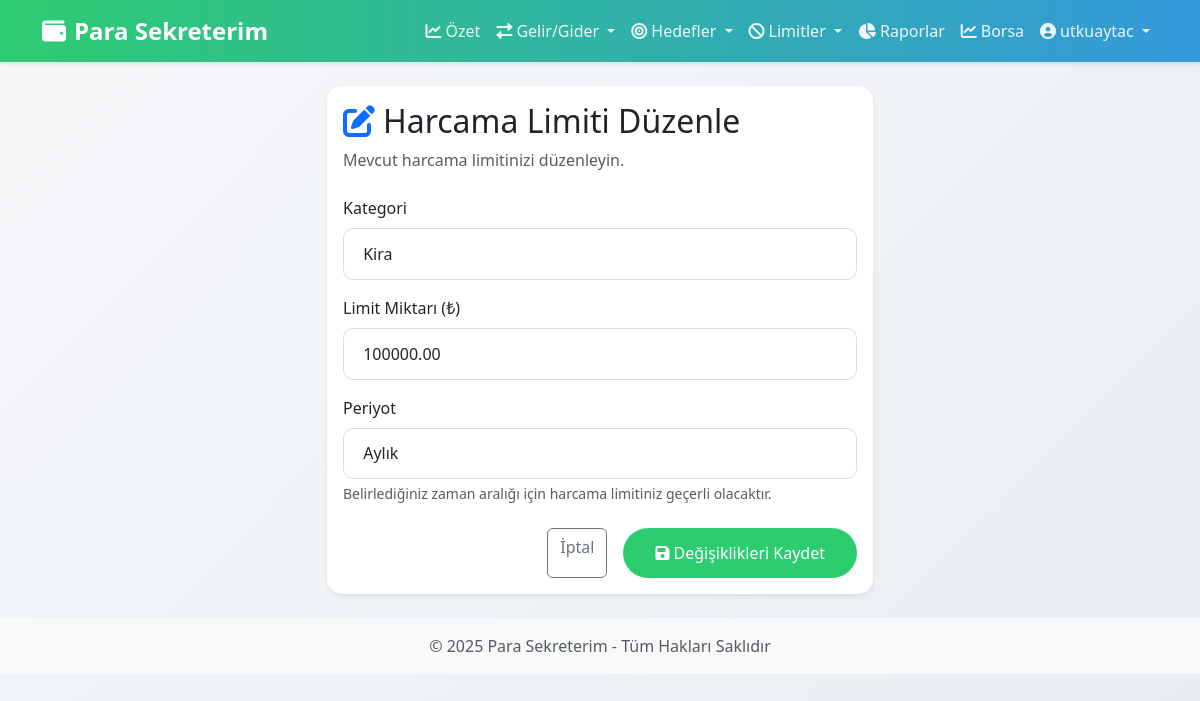
/limit/1/duzenle/ (signed in), run on the app's committed database.
### accounts/models.py (models this page shows, shortened)
class CustomUser(AbstractUser):
    email = models.EmailField(unique=True)
    is_email_verified = models.BooleanField(default=False)
    financial_info_completed = models.BooleanField(default=False)
    total_amount = models.DecimalField(max_digits=15, decimal_places=2, default=0)

class SpendingLimit(models.Model):
    user = models.ForeignKey(CustomUser, on_delete=models.CASCADE, related_name='spending_limits')
    category = models.ForeignKey(Category, on_delete=models.CASCADE)
    amount = models.DecimalField(max_digits=15, decimal_places=2)
    period = models.CharField(max_length=10, choices=[
        ('daily', 'Günlük'),
        ('weekly', 'Haftalık'),
        ('monthly', 'Aylık'),
    ], default='monthly')
    start_date = models.DateField(default=timezone.now)

### accounts/views.py (the view)
# urls.py: path('limit/<int:limit_id>/duzenle/', accounts_views.edit_spending_limit_view, name='edit_spending_limit'),
@login_required
def edit_spending_limit_view(request, limit_id):
    limit = get_object_or_404(SpendingLimit, id=limit_id, user=request.user)
    if request.method == 'POST':
        form = SpendingLimitForm(request.POST, instance=limit, user=request.user)
        if form.is_valid():
            form.save()
            messages.success(request, 'Harcama limiti başarıyla güncellendi.')
            return redirect('spending_limits')
    else:
        form = SpendingLimitForm(instance=limit, user=request.user)
    return render(request, 'accounts/edit_spending_limit.html', {
        'form': form,
        'limit': limit
    })

### accounts/forms.py
class SpendingLimitForm(forms.ModelForm):
    def __init__(self, *args, **kwargs):
        user = kwargs.pop('user', None)
        super(SpendingLimitForm, self).__init__(*args, **kwargs)
        if user:
            self.fields['category'].queryset = Category.objects.filter(type='gider')
    class Meta:
        model = SpendingLimit
        fields = ['category', 'amount', 'period']
        widgets = {
            'category': forms.Select(attrs={'class': 'form-control'}),
            'amount': forms.NumberInput(attrs={'class': 'form-control', 'step': '0.01'}),
            'period': forms.Select(attrs={'class': 'form-control'}),
        }
        labels = {
            'category': 'Kategori',
            'amount': 'Limit Miktarı',
            'period': 'Periyot',
        }

### accounts/models.py (called while the page is built)
    def __str__(self):
        return self.name

### accounts/templates/accounts/edit_spending_limit.html (shortened to what this page needs)
{% extends 'base.html' %}
{% block content %}
<div class="row justify-content-center">
    <div class="col-md-8 col-lg-6">
        <div class="card shadow-sm">
            <div class="card-body">
                <h2 class="card-title">
                    <i class="fas fa-edit text-primary me-2"></i>Harcama Limiti Düzenle
                </h2>
                <p class="text-muted mb-4">
                    Mevcut harcama limitinizi düzenleyin.
                </p>
                <form method="post">
                    <div class="mb-3">
                        <label for="{{ form.category.id_for_label }}" class="form-label">Kategori</label>
                        {{ form.category }}
                    </div>
                    <div class="mb-3">
                        <label for="{{ form.amount.id_for_label }}" class="form-label">Limit Miktarı (₺)</label>
                        {{ form.amount }}
                    </div>
                    <div class="mb-4">
                        <label for="{{ form.period.id_for_label }}" class="form-label">Periyot</label>
                        {{ form.period }}
                        <div class="form-text">
                            Belirlediğiniz zaman aralığı için harcama limitiniz geçerli olacaktır.
                        </div>
                    </div>
                    <div class="d-grid gap-2 d-md-flex justify-content-md-end">
                        <a href="{% url 'spending_limits' %}" class="btn btn-outline-secondary me-md-2">İptal</a>
                        <button type="submit" class="btn btn-primary">
                            <i class="fas fa-save me-1"></i>Değişiklikleri Kaydet
                        </button>
                    </div>
                </form>
            </div>
        </div>
    </div>
</div>
{% endblock %}

### templates/base.html (shortened to what this page needs)
{% load static %}
{% load custom_tags %}
<!DOCTYPE html>
<html lang="tr">
<head>
    <link href="https://cdn.jsdelivr.net/npm/bootstrap@5.3.0/dist/css/bootstrap.min.css" rel="stylesheet">
    <link href="https://cdnjs.cloudflare.com/ajax/libs/font-awesome/6.0.0/css/all.min.css" rel="stylesheet">
    <link href="{% static 'css/style.css' %}" rel="stylesheet">
    <link href="{% static 'css/custom.css' %}" rel="stylesheet">
</head>
<body>
    {% if user.is_authenticated %}
      {% if request.resolver_match.url_name != 'login' and request.resolver_match.url_name != 'register' and request.resolver_match.url_name != 'password_reset_request' and request.resolver_match.url_name != 'password_reset_confirm' %}
    <nav class="navbar navbar-expand-lg navbar-dark bg-primary">
        <div class="container">
            <a class="navbar-brand" href="{% url 'dashboard' %}">
                <i class="fas fa-wallet me-2"></i>Para Sekreterim
            </a>
            <div class="collapse navbar-collapse" id="navbarNav">
                <ul class="navbar-nav ms-auto">
                    <li class="nav-item">
                        <a class="nav-link {% if request.resolver_match.url_name == 'dashboard' %}active{% endif %}" href="{% url 'dashboard' %}">
                            <i class="fas fa-chart-line me-1"></i>Özet
                        </a>
                    </li>
                    <li class="nav-item dropdown">
                        <a class="nav-link dropdown-toggle " href="#" id="navbarGelirGider" role="button" data-bs-toggle="dropdown" aria-expanded="false">
                            <i class="fas fa-exchange-alt me-1"></i>Gelir/Gider
                        </a>
                    </li>
                    <li class="nav-item dropdown">
                        <a class="nav-link dropdown-toggle " href="#" id="navbarHedefler" role="button" data-bs-toggle="dropdown" aria-expanded="false">
                            <i class="fas fa-bullseye me-1"></i>Hedefler
                        </a>
                    </li>
                    <li class="nav-item dropdown">
                        <a class="nav-link dropdown-toggle " href="#" id="navbarLimitler" role="button" data-bs-toggle="dropdown" aria-expanded="false">
                            <i class="fas fa-ban me-1"></i>Limitler
                        </a>
                    </li>
                    <li class="nav-item">
                        <a class="nav-link {% if request.resolver_match.url_name == 'reports' %}active{% endif %}" href="/raporlar/">
                            <i class="fas fa-chart-pie me-1"></i>Raporlar
                        </a>
                    </li>
                    <li class="nav-item">
                        <a class="nav-link {% if request.resolver_match.url_name == 'borsa' %}active{% endif %}" href="/borsa/">
                            <i class="fas fa-chart-line me-1"></i>Borsa
                        </a>
                    </li>
                    <li class="nav-item dropdown">
                        <a class="nav-link dropdown-toggle" href="#" id="navbarDropdown" role="button" data-bs-toggle="dropdown" aria-expanded="false">
                            <i class="fas fa-user-circle me-1"></i>{{ user.username }}
                        </a>
                    </li>
                </ul>
            </div>
        </div>
    </nav>
    {% endif %}
    {% endif %}
    <div class="container my-4">
        {% block content %}
        {% endblock %}
    </div>
    <footer class="footer mt-auto py-3 bg-light">
        <div class="container text-center">
            <span class="text-muted">© 2025 Para Sekreterim - Tüm Hakları Saklıdır</span>
        </div>
    </footer>
</body>
</html>

### static/css/style.css (style rules this page uses)
:root { --primary-color: #2ecc71; --secondary-color: #27ae60; --accent-color: #3498db; --danger-color: #e74c3c; --text-color: #2c3e50; --light-bg: #f9f9f9; }
body { font-family: 'Segoe UI', Tahoma, Geneva, Verdana, sans-serif; background: linear-gradient(135deg, #f6f8fa 0%, #e9ecef 100%); color: var(--text-color); min-height: 100vh; }
.navbar { background: linear-gradient(to right, var(--primary-color), var(--accent-color)) !important; box-shadow: 0 2px 4px rgba(0,0,0,0.1); }
.navbar-brand { font-size: 1.5rem; font-weight: bold; color: white !important; }
.navbar-dark .navbar-nav .nav-link { color: rgba(255,255,255,0.9) !important; transition: all 0.3s ease; }
.card { border: none; border-radius: 15px; box-shadow: 0 4px 6px rgba(0,0,0,0.1); transition: transform 0.3s ease; }
.btn-primary { background: var(--primary-color); border: none; padding: 0.8rem 2rem; border-radius: 30px; transition: all 0.3s ease; }
.form-control { border-radius: 10px; padding: 0.8rem 1.2rem; border: 1px solid #ddd; transition: all 0.3s ease; }
.text-center { font-weight: 500; }
a { color: var(--accent-color); text-decoration: none; transition: all 0.3s ease; }

### data on the page
CustomUser: username "utkuaytac"
SpendingLimit: category "Kira", amount "100000.00", period "Aylık"
